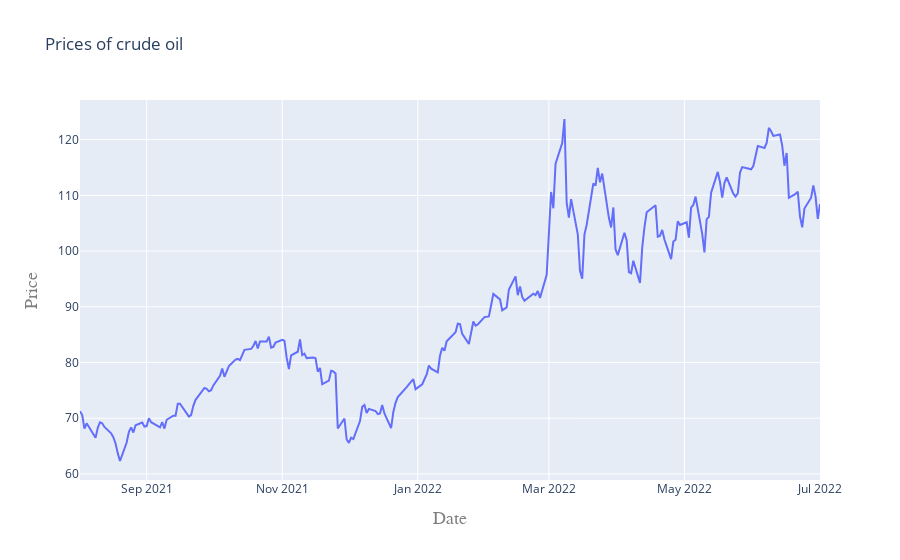

Source (notebook cell):
### Code cell
#!/usr/bin/env python
# coding: utf-8

# In[1]:



# In[2]:


oil = pd.read_csv('COPP.csv')
oil.head()


# In[3]:


oil.info()


# In[4]:


oil['Date'] = pd.to_datetime(oil['Date'])


# In[5]:


print(f'Dataframe contains crude oil prices between {oil.Date.min()} {oil.Date.max()}') 
print(f'Total days = {(oil.Date.max()  - oil.Date.min()).days} days')


# In[6]:


oil.describe()


# In[7]:


oil[['Open','High','Low','Close','Adj Close']].plot(kind='box')


# In[8]:


layout = go.Layout(
    title=' Prices of crude oil ',
    xaxis=dict(
        title='Date',
        titlefont=dict(
            family='Courier New, monospace',
            size=18,
            color='#7f7f7f'
        )
    ),
    
    yaxis=dict(
        title='Price',
        titlefont=dict(
            family='Courier New, monospace',
            size=18,
            color='#7f7f7f'
        )
    )
)

oil_data = [{'x':oil['Date'], 'y':oil['Close']}]
plot = go.Figure(data = oil_data, layout=layout)


# In[9]:


iplot(plot)


# LSTM

# In[10]:


import numpy as np 
import pandas as pd 
import matplotlib.pyplot as plt 

from sklearn.preprocessing import MinMaxScaler
from keras.models import Sequential
from keras.layers import Dense,LSTM,Dropout


# In[11]:


data = pd.read_excel('COPP TRAIN.xlsx')
data.head()


# In[12]:


data.info()


# In[13]:


data["Close"]=pd.to_numeric(data.Close,errors='coerce')
data = data.dropna()
trainData = data.iloc[:,4:5].values


# In[14]:


data.info()


# In[15]:


sc = MinMaxScaler(feature_range=(0,1))
trainData = sc.fit_transform(trainData)
trainData.shape


# In[16]:


X_train = []
y_train = []

for i in range (60,165): 
    X_train.append(trainData[i-60:i,0]) 
    y_train.append(trainData[i,0])

X_train,y_train = np.array(X_train),np.array(y_train)


# In[17]:


X_train = np.reshape(X_train,(X_train.shape[0],X_train.shape[1],1)) #adding the batch_size axis
X_train.shape


# In[18]:


model = Sequential()

model.add(LSTM(units=100, return_sequences = True, input_shape =(X_train.shape[1],1)))
model.add(Dropout(0.2))

model.add(LSTM(units=100, return_sequences = True))
model.add(Dropout(0.2))

model.add(LSTM(units=100, return_sequences = True))
model.add(Dropout(0.2))

model.add(LSTM(units=100, return_sequences = False))
model.add(Dropout(0.2))

model.add(Dense(units =1))
model.compile(optimizer='adam',loss="mean_squared_error")


# In[19]:


hist = model.fit(X_train, y_train, epochs = 70, batch_size = 32, verbose=2)


# In[20]:


plt.plot(hist.history['loss'])
plt.title('Training model loss')
plt.ylabel('loss')
plt.xlabel('epoch')
plt.legend(['train'], loc='upper left')
plt.show()


# In[21]:


testData = pd.read_csv('COPP TEST.csv')

testData["Close"]=pd.to_numeric(testData.Close,errors='coerce')
testData = testData.dropna()
testData = testData.iloc[:,4:5]
y_test = testData.iloc[60:,0:].values 

#input array for the model
inputClosing = testData.iloc[:,0:].values 
inputClosing_scaled = sc.transform(inputClosing)
inputClosing_scaled.shape
X_test = []
length = len(testData)
timestep = 60

for i in range(timestep,length):  
    X_test.append(inputClosing_scaled[i-timestep:i,0])
X_test = np.array(X_test)
X_test = np.reshape(X_test,(X_test.shape[0],X_test.shape[1],1))
X_test.shape


# In[22]:


y_pred = model.predict(X_test)
y_pred


# In[23]:


predicted_price = sc.inverse_transform(y_pred)


# In[ ]:





# In[24]:


plt.plot(predicted_price, color = 'green', label = 'Predicted crude oil Price')
plt.title('Crude Oil price prediction')
plt.xlabel('Time')
plt.ylabel('Price')
plt.legend()
plt.show()


# In[25]:


print(predicted_price)


# In[ ]:

### Figure 1 — Plotly figure (JSON) as saved in the notebook; plotly's stock layout.template omitted (floating-point values rounded to 4 significant figures; data arrays with more than 128 entries replaced by an {"elided": "..."} marker saying what was removed)
{"data": [{"x": {"elided": "234 str values"}, "y": {"elided": "234 float values"}, "type": "scatter"}], "layout": {"title": {"text": " Prices of crude oil "}, "xaxis": {"title": {"font": {"color": "#7f7f7f", "family": "Courier New, monospace", "size": 18}, "text": "Date"}}, "yaxis": {"title": {"font": {"color": "#7f7f7f", "family": "Courier New, monospace", "size": 18}, "text": "Price"}}}}
